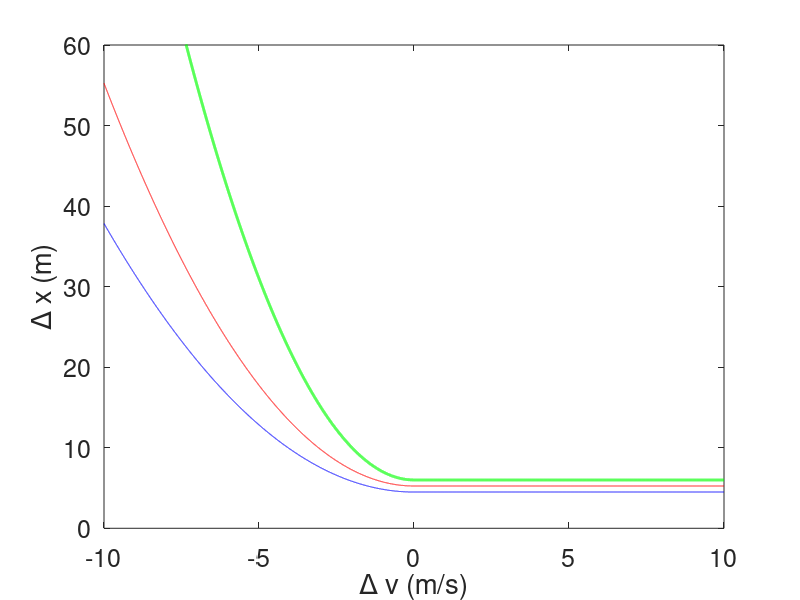

MATLAB code to generate this figure:
% FollowerStopper Controller
clear
clc
clf



%% SET PARAMETERS
w1 = 4.5;
w2 = 5.25;
w3 = 6.0;
d1 = 1.5;
d2 = 1.0;
d3 = 0.5;

n = 10000;
dv = linspace(-10,0,n);
array = linspace(0,10,n);
w1_ = w1*ones(n,1);
w2_ = w2*ones(n,1);
w3_ = w3*ones(n,1);


%% CALCULATIONS
ksi1 = w1 + 1/(2*d1) .* dv.^2;
ksi2 = w2 + 1/(2*d2) .* dv.^2;
ksi3 = w3 + 1/(2*d3) .* dv.^2;


%% GRAPH
plot(dv,ksi1,'b',dv,ksi2,'r',dv,ksi3,'g','LineWidth',2); hold on
plot(array,w1_,'b',array,w2_,'r',array,w3_,'g','LineWidth',2); hold off
axis([-10, 10, 0, 60]);
xlabel('\Delta v (m/s)'); ylabel('\Delta x (m)')
set(gca,'FontSize',18)
